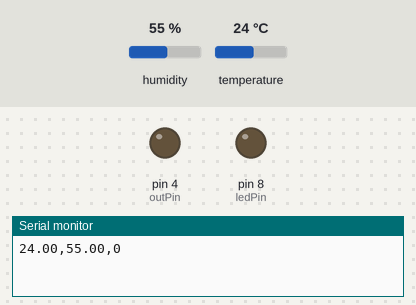
Recording of a sketch running on a simulated Arduino Uno, built with avr-gcc and run on an emulated ATmega328P. Shown: output pins drawn as LEDs (lit = HIGH), the last lines printed to the serial monitor. The inputs (shaded band) are chosen by the test bench; at power-on: temperature 24 °C, humidity 55 %.

Above: at 1.2 s.
1.3 s: temperature set to 29 °C
3.2 s: temperature set to 32 °C
At 5.2 s:
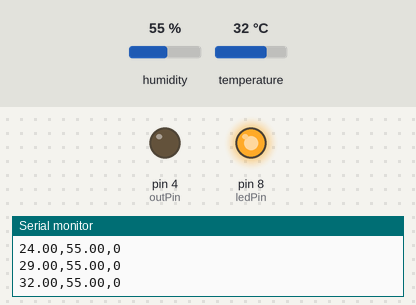
5.5 s: temperature set to 12 °C
At 6.5 s:
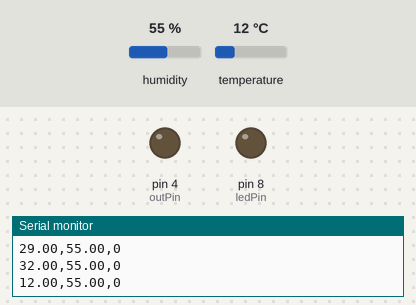
7.5 s: temperature set to 33 °C
At 8.9 s:
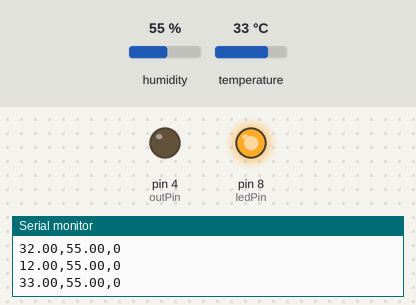
Timing chart, 0 to 10.5 s (numbered marks = the images above; inputs shaded):
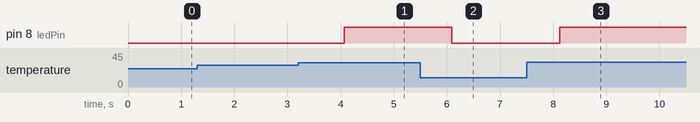

Measured:
- the behaviour switches between 30 and 31 °C on temperature (found by bisection; images 0 and 1)
- after the input at 3.2 s, pin 8 (ledPin): LOW → HIGH after 0.87 s
- after the input at 5.5 s, pin 8 (ledPin): HIGH → LOW after 0.60 s
- after the input at 7.5 s, pin 8 (ledPin): LOW → HIGH after 0.62 s

The sketch:

arduino.ino
```cpp
// DHT11 library
#include "DHT.h"

const int DHTPIN = 2;        // Read data from DHT11 at D2 in Arduino Board
const int DHTTYPE = DHT11;   // Declare Sensor Type: DHT11 and DHT22
const int outPin = 4;        // D4 for monitoring and controlling Motor
const int ledPin = 8;        // D7 for controlling Led
const int thresholdTmp = 35; // Threshold of temperature for running or stopping motor
const int ledThresholdTmp = 30; // Threshold of temperature for turning led on
int userType = 0;            // Mode: 0:Manually, Mode: 1:Automatically

DHT dht(DHTPIN, DHTTYPE);

void setup()
{
  Serial.begin(9600);
  dht.begin(); // Start Sensor
  pinMode(outPin, OUTPUT);
  pinMode(ledPin, OUTPUT);
}

void stopMotor()
{
  digitalWrite(outPin, LOW);
}

void startMotor()
{
  digitalWrite(outPin, HIGH);
}

void turnLedOn()
{
  digitalWrite(ledPin, HIGH);
}

void turnLedOff()
{
  digitalWrite(ledPin, LOW);
}

void checkTemperature(float t)
{
  if (userType == 1)
  {
    if (t > thresholdTmp)
    {
      startMotor();
    }
    else
    {
      stopMotor();
    }
  }
  if (t > ledThresholdTmp)
    {
      turnLedOn();
    }
    else
    {
      turnLedOff();
    }
}

void exportSerialPort(float h, float t, bool motorFbk)
{
  // Export temperature, Humidity, motor feedback by serial port
  Serial.print(t);
  Serial.print(",");
  Serial.print(h);
  Serial.print(",");
  Serial.print(motorFbk);
  Serial.println();
}

void getData(float &h, float &t, bool &motorFbk)
{
  // Get temperature, Humidity, motor feedback
  h = dht.readHumidity();
  t = dht.readTemperature();
  motorFbk = digitalRead(outPin);
}

void processReadSerial()
{
  String serialRead;
  serialRead = Serial.readString();
  if (serialRead[0] == '0')
  {
    if (serialRead[1] == '0')
      stopMotor();
    if (serialRead[1] == '1')
      startMotor();
  }
  if (serialRead[0] == '1')
  {
    if (serialRead[1] == '0')
      userType = 0;
    if (serialRead[1] == '1')
      userType = 1;
  }
}

void loop()
{
  float h, t;
  bool motorFbk;
  getData(h, t, motorFbk);
  checkTemperature(t);
  exportSerialPort(h, t, motorFbk);
  processReadSerial();
  delay(1000); // Wait 1 second
}
```
